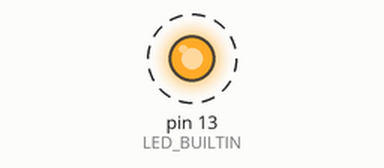
Simulated run of this sketch. Board: Arduino Mega 2560, built with avr-gcc and run on an emulated ATmega2560. On the bench: output pins drawn as LEDs (lit = HIGH). Dashed ring = blinking. What the sketch prints to the serial monitor is not drawn.

Above: at 0.2 s.
Timing chart, 0 to 3.0 s (numbered marks = the images above):
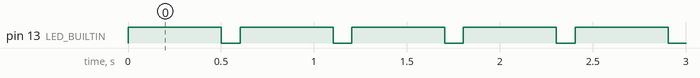

Measured:
- by itself, pin 13 (LED_BUILTIN): alternates HIGH for 0.50 s and LOW for 0.10 s

The sketch:

rp2040_hello_world.ino
```cpp
// Bring-up check for the RP2040 board + toolchain/flash pipeline,
// before touching the more complex USB Host sketch in
// rp2040_host_check/ - see mds/usb_hid/2026-08-22_rp2040_host_check.md.
//
// Uses the default USB stack (regular USB-CDC Serial, no TinyUSB
// Host), so this can be verified with the normal Arduino Serial
// Monitor / any terminal - no UART adapter needed yet.
void setup() {
  Serial.begin(115200);
  Serial1.begin(115200);
  Serial2.begin(115200);
  Serial.println("Setup from RP2040! 0");
  Serial1.println("Setup from RP2040! 1");
  Serial2.println("Setup from RP2040! 2");
  pinMode(LED_BUILTIN, OUTPUT);
}

void loop() {
  Serial.println("Hello from RP2040! 0");
  Serial1.println("Hello from RP2040! 1");
  Serial2.println("Hello from RP2040! 2");
  digitalWrite(LED_BUILTIN, HIGH);
  delay(500);
  digitalWrite(LED_BUILTIN, LOW);
  delay(100);
}
```
